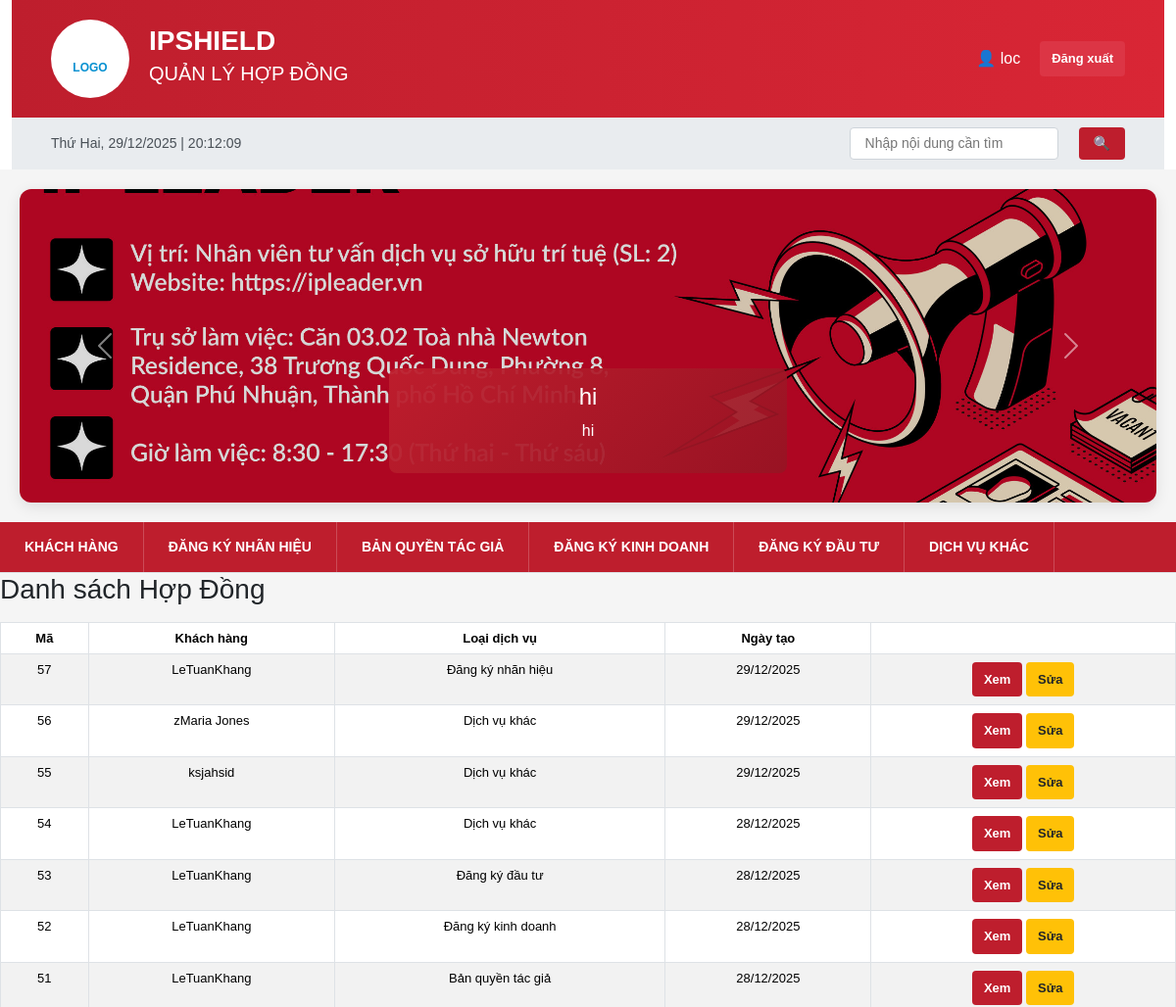
/contracts/ (signed in, upper part), run on an earlier commit of the app's database.
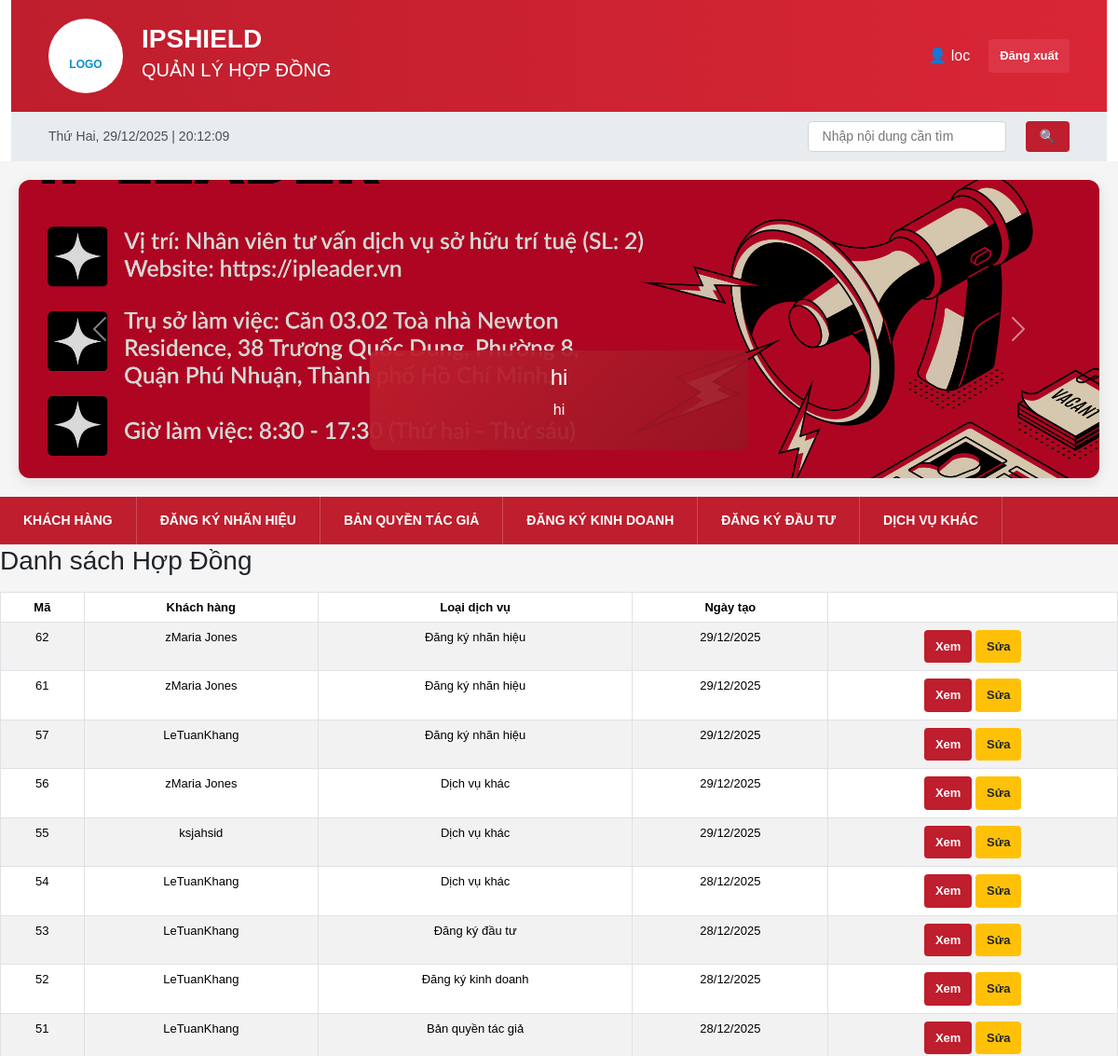
And on a later commit of the database.
### ipshieldapp/models.py (models this page shows, shortened)
class Slider(models.Model):
    title = models.CharField(max_length=255)
    description = models.CharField(max_length=255, blank=True)
    image = models.ImageField(upload_to='sliders/')
    is_active = models.BooleanField(default=True)

class Contract(models.Model):
    SERVICE_TYPE_CHOICES = (
        ('nhanhieu', 'Đăng ký nhãn hiệu'),
        ('banquyen', 'Bản quyền tác giả'),
        ('dkkd', 'Đăng ký kinh doanh'),
        ('dautu', 'Đăng ký đầu tư'),
        ('khac', 'Dịch vụ khác'),
    )
    CONTRACT_STATUS_CHOICES = (
        ('pending', 'Đang chờ xử lý'),
        ('processing', 'Đang xử lý'),
        ('completed', 'Hoàn thành'),
        ('paused', 'Ngưng'),
    )
    PAYMENT_TYPE_CHOICES = (
        ('full', 'Trả dứt điểm'),
        ('installment', 'Trả nhiều đợt'),
    )
    customer = models.ForeignKey(
        Customer,
        on_delete=models.CASCADE,
        related_name='contracts'
    )
    service_type = models.CharField(
        max_length=50,
        choices=SERVICE_TYPE_CHOICES
    )
    contract_no = models.CharField(max_length=50, unique=True)
    contract_value = models.DecimalField(
        max_digits=15,
        decimal_places=0,
        verbose_name='Giá trị hợp đồng'
    )
    payment_type = models.CharField(
        max_length=20,
        choices=PAYMENT_TYPE_CHOICES,
        verbose_name='Hình thức thanh toán'
    )
    prepaid_amount = models.DecimalField(
        max_digits=15,
        decimal_places=0,
        default=0,
        verbose_name='Số tiền trả trước'
    )
    status = models.CharField(
        max_length=20,
        choices=CONTRACT_STATUS_CHOICES,
        default='pending'
    )
    created_at = models.DateTimeField(auto_now_add=True)
    updated_at = models.DateTimeField(default=timezone.now)
    class Meta:
        verbose_name = 'Hợp đồng'
        verbose_name_plural = 'Hợp đồng'
        indexes = [
            models.Index(fields=['contract_no']),
            models.Index(fields=['customer', 'status']),
            models.Index(fields=['created_at']),
        ]

class Customer(models.Model):
    CUSTOMER_TYPE_CHOICES = (
        ('personal', 'Cá nhân'),
        ('company', 'Doanh nghiệp'),
    )
    CUSTOMER_STATUS_CHOICES = (
        ('approved', 'Chờ duyệt'),
        ('pending', 'Đang xử lý'),
        ('completed', 'Hoàn tất'),
    )
    customer_type = models.CharField(
        max_length=20,
        choices=CUSTOMER_TYPE_CHOICES,
        default='personal',
        verbose_name='Loại khách hàng'
    )
    status = models.CharField(
        max_length=20,
        choices=CUSTOMER_STATUS_CHOICES,
        default='approved',
        verbose_name='Trạng thái'
    )
    customer_code = models.CharField(
        max_length=50,
        unique=True,
        verbose_name='Mã khách hàng'
    )
    name = models.CharField(
        max_length=255,
        verbose_name='Tên khách hàng'
    )
    address = models.CharField(
        max_length=255,
        verbose_name='Địa chỉ'
    )
    phone = models.CharField(
        max_length=20,
        validators=[phone_validator],
        verbose_name='Số điện thoại'
    )
    email = models.EmailField(
        verbose_name='Email'
    )
    cccd = models.CharField(
        max_length=20,
        validators=[number_validator],
        blank=True,
        null=True,
        verbose_name='Số CCCD'
    )
    tax_code = models.CharField(
        max_length=20,
        validators=[number_validator],
        blank=True,
        null=True,
        verbose_name='Mã số thuế'
    )
    manager = models.CharField(
        max_length=255,
        verbose_name='Người phụ trách'
    )
    position = models.CharField(
        max_length=100,
        verbose_name='Chức danh'
    )
    note = models.TextField(
        blank=True,
        null=True,
        verbose_name='Ghi chú'
    )
    created_at = models.DateTimeField(
        auto_now_add=True,
        verbose_name='Ngày tạo'
    )
    class Meta:
        verbose_name = 'Khách hàng'
        verbose_name_plural = 'Khách hàng'

### ipshieldapp/views.py (the view)
# urls.py: path("contracts/", views.contract_list, name="contract_list"),
def contract_list(request):
    contracts = Contract.objects.select_related("customer").order_by("-created_at")
    return render(request, "contract_list.html", {"contracts": contracts})

### ipshieldapp/context_processors.py (called while the page is built)
def global_sliders(request):
    return {
        'sliders': Slider.objects.filter(is_active=True)
    }

### templates/contract_list.html
{% extends "base.html" %}
{% block body_block %}
<h3 class="mb-3">Danh sách Hợp Đồng</h3>
<table class="table table-bordered table-striped">
    <thead>
        <tr>
            <th>Mã</th>
            <th>Khách hàng</th>
            <th>Loại dịch vụ</th>
            <th>Ngày tạo</th>
            <th></th>
        </tr>
    </thead>
    <tbody>
        {% for c in contracts %}
        <tr>
            <td>{{ c.id }}</td>
            <td>{{ c.customer.name }}</td>
            <td>{{ c.get_service_type_display }}</td>
            <td>{{ c.created_at|date:"d/m/Y" }}</td>
            <td>
                <a href="{% url 'contract_detail' c.id %}" class="btn btn-sm btn-info">Xem</a>
                <a href="{% url 'contract_edit' c.id %}" class="btn btn-sm btn-warning">Sửa</a>
            </td>
        </tr>
        {% empty %}
        <tr>
            <td colspan="5" class="text-center">Chưa có hợp đồng nào</td>
        </tr>
        {% endfor %}
    </tbody>
</table>
{% endblock %}

### templates/base.html (shortened to what this page needs)
{% load static %}
<head>
    <link href="https://cdn.jsdelivr.net/npm/bootstrap@5.3.8/dist/css/bootstrap.min.css" rel="stylesheet">
    <link href="{% static 'css/base.css' %}" rel="stylesheet">
</head>
    <div class="container">
        <div class="header">
            <div class="header-logo">
                <br>LOGO
            </div>
            <div class="header-title">
                <h1>IPSHIELD</h1>
                <h2>QUẢN LÝ HỢP ĐỒNG</h2>
            </div>
{% if user.is_authenticated %}
                    <span>
                        👤 {{ user.username }}
                    </span>
                    <a href="{% url 'logout' %}"
                       class="btn btn-sm btn-danger">
                        Đăng xuất
                    </a>
                {% endif %}
        </div>
                <div class="top-bar">
           <div id="realtime-clock"></div>
            <div class="language-selector d-flex align-items-center gap-3">
                 <input type="text" placeholder="Nhập nội dung cần tìm"
                    style="margin-left: 20px; padding: 5px 15px; border: 1px solid #ced4da; border-radius: 4px;">
                <button class="btn btn-primary" style="padding: 6px 15px; margin-left: 5px;">🔍</button>
            </div>
            </div>
        </div>
<div class="carousel-section" style="margin:20px; box-shadow:0 4px 15px rgba(0,0,0,0.1); border-radius:12px; overflow:hidden;">
    <div id="mainCarousel" class="carousel slide" data-bs-ride="carousel" data-bs-interval="3500">
        <div class="carousel-inner">
            {% for slider in sliders %}
            <div class="carousel-item {% if forloop.first %}active{% endif %}">
                <img src="{{ slider.image.url }}"
                     class="d-block w-100"
                     alt="{{ slider.title }}"
                     style="height:320px; object-fit:cover; filter:brightness(0.85);">
                <div class="carousel-caption d-none d-md-block"
                     style="background:linear-gradient(135deg, rgba(190,30,45,.95), rgba(150,20,35,.9));
                            padding:15px 30px;
                            border-radius:8px;
                            bottom:30px;
                            left:50%;
                            transform:translateX(-50%);
                            max-width:80%;">
                    <h4>{{ slider.title }}</h4>
                    <p>{{ slider.description }}</p>
                </div>
            </div>
            {% endfor %}
        </div>
        <button class="carousel-control-prev" type="button" data-bs-target="#mainCarousel" data-bs-slide="prev">
            <span class="carousel-control-prev-icon"></span>
        </button>
        <button class="carousel-control-next" type="button" data-bs-target="#mainCarousel" data-bs-slide="next">
            <span class="carousel-control-next-icon"></span>
        </button>
    </div>
</div>
{% if user.is_authenticated %}
<div class="nav-tabs">
    <a href="{% url 'home' %}" class="nav-tab">Khách hàng</a>
    <a href="{% url 'contract_search' %}" class="nav-tab">Đăng ký nhãn hiệu</a>
    <a href="{% url 'contract_copyright_search' %}" class="nav-tab">Bản quyền tác giả</a>
    <a href="{% url 'contract_business_search' %}" class="nav-tab">Ðăng ký kinh doanh</a>
    <a href="{% url 'contract_investment_search' %}" class="nav-tab">Ðăng ký đầu tư</a>
    <a href="{% url 'contract_other_service_search' %}" class="nav-tab">Dịch vụ khác</a>
</div>
{% endif %}
 {% block body_block %}
              {% endblock %}

### static/css/base.css (style rules this page uses)
* { margin: 0; padding: 0; box-sizing: border-box; }
.container { max-width: 100%; margin: 0 auto; background: white; }
.header { background: linear-gradient(to right, #BE1E2D, #d92635); color: white; padding: 20px 40px; display: flex; align-items: center; gap: 20px; }
.header-logo { width: 80px; height: 80px; background: white; border-radius: 50%; display: flex; align-items: center; justify-content: center; font-weight: bold; color: #0891d1; font-size: 12px; flex-shrink: 0; }
.header-title { flex: 1; }
.header h1 { font-size: 28px; margin-bottom: 5px; font-weight: bold; text-transform: uppercase; }
.header h2 { font-size: 20px; font-weight: normal; }
.top-bar { background: #e9ecef; padding: 10px 40px; display: flex; justify-content: space-between; align-items: center; font-size: 14px; color: #495057; }
.language-selector { display: flex; align-items: center; gap: 10px; }
.nav-tabs { display: flex; background: #BE1E2D; overflow-x: auto; }
.nav-tab { padding: 15px 25px; cursor: pointer; border: none; background: none; font-size: 14px; font-weight: 600; color: white; transition: all 0.3s; white-space: nowrap; text-transform: uppercase; border-right: 1px solid rgba(255, 255, 255, 0.2); }
.btn { padding: 10px 20px; border: none; border-radius: 4px; font-size: 14px; font-weight: 600; cursor: pointer; transition: all 0.3s; display: inline-flex; align-items: center; gap: 8px; }
.btn-primary { background: #BE1E2D; color: white; }
.btn-danger { background: #dc3545; color: white; padding: 8px 12px; font-size: 13px; }
.btn-warning { background: #ffc107; color: #212529; padding: 8px 12px; font-size: 13px; }
.btn-info { background: #BE1E2D; color: white; padding: 8px 12px; font-size: 13px; }
table { width: 100%; border-collapse: collapse; background: white; font-size: 13px; }
thead { background: #f8f9fa; color: #495057; }
th { padding: 12px 10px; text-align: center; font-weight: 600; font-size: 13px; border: 1px solid #dee2e6; white-space: nowrap; }
td { padding: 12px 10px; border: 1px solid #dee2e6; font-size: 13px; text-align: center; }
.nav-tab { text-decoration: none; }
#mainCarousel .carousel-item { transition: transform 1s ease-in-out, opacity 0.8s ease-in-out; }
#mainCarousel .carousel-item img { transition: transform 3.5s ease-out; transform: scale(1); }
#mainCarousel .carousel-item.active img { transform: scale(1.05); }
#mainCarousel .carousel-caption { opacity: 0; transform: translateX(-50%) translateY(20px); transition: all 0.8s ease-out 0.3s; }
#mainCarousel .carousel-item.active .carousel-caption { opacity: 1; transform: translateX(-50%) translateY(0); }
#mainCarousel .carousel-control-prev span, #mainCarousel .carousel-control-next span { transition: all 0.3s ease; }

What changed in the data, as far as the page shows it:
added Contract: id "62", customer.name "zMaria Jones", service_type "Đăng ký nhãn hiệu", created_at "29/12/2025"
added Contract: id "61", customer.name "zMaria Jones", service_type "Đăng ký nhãn hiệu", created_at "29/12/2025"
